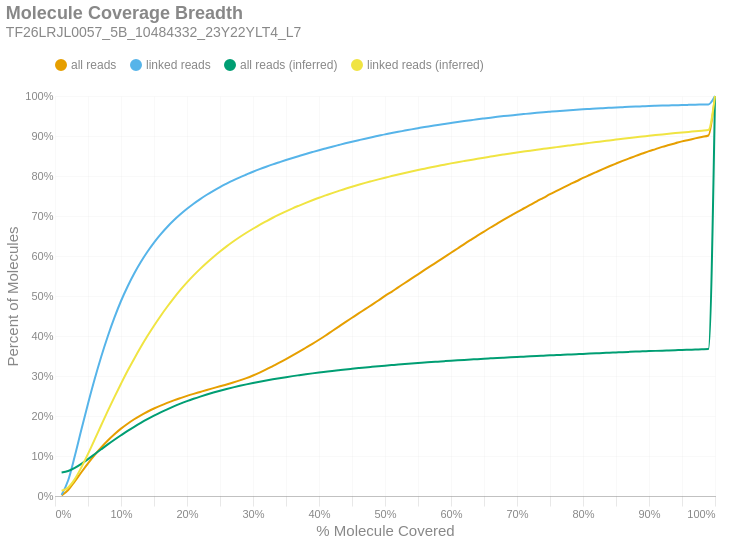

Write notebook code for a chart like this one.
### Markdown cell above
### Molecule Read Coverage
This chart shows molecule coverage breadth as computed by the number of bases aligned to that molecule. In other words, "*how much of each unique long molecule is actually sequenced/aligned?*" Keep in mind there is a distinction between sequences and alignments, since some sequences belonging to a particular molecule may not align well and wouldn't appear in the alignment data. This chart also shows molecule coverage breadth as computed by the *inferred fragment* from which the aligned sequences originate. Unlike read coverage, this calculation takes into account the total insert size, including unsequenced gaps between the forward and reverse reads. Like the previous figures, these are cumulative percents.

### Code cell
if SKIPLR:
    print_html(f"Skipped")
else:
    binned_df = consolidated_hist(valids['coverage_bp'], mask, 0.01, True)
    binned_df_inf = consolidated_hist(valids['coverage_inserts'], mask, 0.01, True)
    binned_df = binned_df.with_columns(pl.lit(binned_df_inf['all reads (cumsum)']).alias('all reads (inferred)'))
    binned_df = binned_df.with_columns(pl.lit(binned_df_inf['linked reads (cumsum)']).alias('linked reads (inferred)'))
    binned_df = binned_df.with_columns(
        (pl.col('bin').cast(pl.Float64) + 0.01).alias('right_edge')
    )

    with SafeRender(binned_df):
        (
            density_plot(binned_df, 'Molecule Coverage Breadth', samplename, 'molcov', ['all reads (inferred)','linked reads (inferred)'])
            .encode(
                #x=alt.X('bin:Q', title="% Molecule Covered").axis(format = '%').scale(padding=0),
                x=alt.X('right_edge:Q', title="% Molecule Covered").axis(format='%').scale(padding=0),
                y=alt.Y('value:Q', title='Percent of Molecules')
                    .axis(format='%')
                    .stack(False)
                    .scale(domainMin=0, padding=0),
                color=alt.Color("key:N").scale(domain = ["all reads", "linked reads", "all reads (inferred)", "linked reads (inferred)"]),
                tooltip = [
                    alt.Tooltip("key:N", title = "Data Type"),
                    alt.Tooltip("range_label:N", title="% Molecule Covered"),
                    alt.Tooltip("value:Q", format = ".2%", title="% Molecules")
                ]
            )
        ).display()

### Figure 1 — Vega-Lite specification as saved in the notebook (floating-point values rounded to 4 significant figures)
{"width": "container", "height": 400, "config": {"title": {"anchor": "start", "dy": -15, "fontSize": 18, "color": "#888888", "subtitleColor": "#888888", "subtitleFontSize": 14}, "arc": {"fill": "#0072B2"}, "axis": {"domainColor": "#888888", "domainWidth": 0.5, "gridWidth": 0.2, "grid": false, "titleFontWeight": 400, "titleFontSize": 15, "labelFontSize": 11, "labelColor": "#888888", "tickColor": "#888888", "tickWidth": 0.2, "titleColor": "#888888"}, "axisBand": {"grid": false}, "axisX": {"grid": true, "tickSize": 10, "domainCap": "round"}, "axisY": {"domain": false, "grid": true, "tickSize": 0, "domainCap": "round"}, "background": "transparent", "header": {"labelFontSize": 15, "labelColor": "#888888", "titleFontSize": 15, "titleFontWeight": 600, "titleColor": "#888888"}, "legend": {"labelFont": "sans-serif", "labelFontSize": 12, "labelColor": "#888888", "symbolSize": 100, "symbolType": "circle", "titleFontSize": 12, "titlePadding": 10, "titleColor": "#888888", "title": null, "orient": "top"}, "range": {"category": ["#E69F00", "#56B4E9", "#009E73", "#F0E442", "#0072B2", "#D55E00", "#CC79A7", "#000000"], "diverging": ["#cfe8f3", "#a2d4ec", "#73bfe2", "#46abdb", "#1696d2", "#12719e"]}, "area": {"fill": "#0072B2", "fillOpacity": 0.7, "line": true, "strokeOpacity": 0.7}, "line": {"color": "#0072B2", "stroke": "#0072B2", "strokeWidth": 2}, "trail": {"color": "#0072B2", "stroke": "#0072B2", "strokeWidth": 0, "size": 1}, "point": {"filled": true, "fillOpacity": 1.0, "size": 95}, "text": {"color": "#888888", "fontSize": 11, "align": "right", "fontWeight": 400, "size": 11}, "bar": {"fill": "#0072B2", "stroke": null}, "view": {"stroke": null, "continuousWidth": 660, "continuousHeight": 400}}, "data": {"name": "data-4362cc62f4096f264dce24c612c8426f"}, "mark": {"type": "line", "interpolate": "monotone", "point": {"opacity": 0, "size": 275}}, "encoding": {"color": {"field": "key", "scale": {"domain": ["all reads", "linked reads", "all reads (inferred)", "linked reads (inferred)"]}, "type": "nominal"}, "tooltip": [{"field": "key", "title": "Data Type", "type": "nominal"}, {"field": "range_label", "title": "% Molecule Covered", "type": "nominal"}, {"field": "value", "format": ".2%", "title": "% Molecules", "type": "quantitative"}], "x": {"axis": {"format": "%"}, "field": "right_edge", "scale": {"padding": 0}, "title": "% Molecule Covered", "type": "quantitative"}, "y": {"axis": {"format": "%"}, "field": "value", "scale": {"domainMin": 0, "padding": 0}, "stack": false, "title": "Percent of Molecules", "type": "quantitative"}}, "params": [{"name": "param_c36ac31b6afebe62", "select": {"type": "point", "fields": ["key"]}, "bind": "legend"}], "title": {"text": "Molecule Coverage Breadth", "subtitle": "TF26LRJL0057_5B_10484332_23Y22YLT4_L7"}, "transform": [{"fold": ["all reads (cumsum)", "linked reads (cumsum)", "all reads (inferred)", "linked reads (inferred)"]}, {"calculate": "replace(datum.key, ' (cumsum)', '')", "as": "key"}, {"filter": {"param": "param_c36ac31b6afebe62"}}], "usermeta": {"embedOptions": {"downloadFileName": "TF26LRJL0057_5B_10484332_23Y22YLT4_L7.molcov"}}, "$schema": "https://vega.github.io/schema/vega-lite/v6.4.1.json", "datasets": {"data-4362cc62f4096f264dce24c612c8426f": [{"bin": "0.0", "interval": "0.0-0.01", "all reads": 0.001432, "linked reads": 0.002795, "all reads (cumsum)": 0.001432, "linked reads (cumsum)": 0.002795, "range_label": "0.0-0.01", "all reads (inferred)": 0.05887, "linked reads (inferred)": 0.01309, "right_edge": 0.01}, {"bin": "0.01", "interval": "0.01-0.02", "all reads": 0.0137, "linked reads": 0.03653, "all reads (cumsum)": 0.01513, "linked reads (cumsum)": 0.03933, "range_label": "0.01-0.02", "all reads (inferred)": 0.06246, "linked reads (inferred)": 0.02131, "right_edge": 0.02}, {"bin": "0.02", "interval": "0.02-0.03", "all reads": 0.02145, "linked reads": 0.0605, "all reads (cumsum)": 0.03658, "linked reads (cumsum)": 0.09983, "range_label": "0.02-0.03", "all reads (inferred)": 0.07019, "linked reads (inferred)": 0.04221, "right_edge": 0.03}, {"bin": "0.03", "interval": "0.03-0.04", "all reads": 0.02281, "linked reads": 0.06628, "all reads (cumsum)": 0.05939, "linked reads (cumsum)": 0.1661, "range_label": "0.03-0.04", "all reads (inferred)": 0.08058, "linked reads (inferred)": 0.07169, "right_edge": 0.04}, {"bin": "0.04", "interval": "0.04-0.05", "all reads": 0.02206, "linked reads": 0.06452, "all reads (cumsum)": 0.08145, "linked reads (cumsum)": 0.2306, "range_label": "0.04-0.05", "all reads (inferred)": 0.09227, "linked reads (inferred)": 0.1053, "right_edge": 0.05}, {"bin": "0.05", "interval": "0.05-0.06", "all reads": 0.02069, "linked reads": 0.061, "all reads (cumsum)": 0.1021, "linked reads (cumsum)": 0.2916, "range_label": "0.05-0.06", "all reads (inferred)": 0.1045, "linked reads (inferred)": 0.141, "right_edge": 0.06}, {"bin": "0.06", "interval": "0.06-0.07", "all reads": 0.01909, "linked reads": 0.05649, "all reads (cumsum)": 0.1212, "linked reads (cumsum)": 0.3481, "range_label": "0.06-0.07", "all reads (inferred)": 0.1168, "linked reads (inferred)": 0.1769, "right_edge": 0.07}, {"bin": "0.07", "interval": "0.07-0.08", "all reads": 0.01736, "linked reads": 0.05136, "all reads (cumsum)": 0.1386, "linked reads (cumsum)": 0.3995, "range_label": "0.07-0.08", "all reads (inferred)": 0.1289, "linked reads (inferred)": 0.2127, "right_edge": 0.08}, {"bin": "0.08", "interval": "0.08-0.09", "all reads": 0.01568, "linked reads": 0.04638, "all reads (cumsum)": 0.1543, "linked reads (cumsum)": 0.4459, "range_label": "0.08-0.09", "all reads (inferred)": 0.1406, "linked reads (inferred)": 0.2473, "right_edge": 0.09}, {"bin": "0.09", "interval": "0.09-0.1", "all reads": 0.0141, "linked reads": 0.04163, "all reads (cumsum)": 0.1684, "linked reads (cumsum)": 0.4875, "range_label": "0.09-0.1", "all reads (inferred)": 0.1519, "linked reads (inferred)": 0.2806, "right_edge": 0.1}, {"bin": "0.1", "interval": "0.1-0.11", "all reads": 0.01239, "linked reads": 0.0364, "all reads (cumsum)": 0.1808, "linked reads (cumsum)": 0.5239, "range_label": "0.1-0.11", "all reads (inferred)": 0.1628, "linked reads (inferred)": 0.313, "right_edge": 0.11}, {"bin": "0.11", "interval": "0.11-0.12", "all reads": 0.01107, "linked reads": 0.03236, "all reads (cumsum)": 0.1918, "linked reads (cumsum)": 0.5562, "range_label": "0.11-0.12", "all reads (inferred)": 0.173, "linked reads (inferred)": 0.3433, "right_edge": 0.12}, {"bin": "0.12", "interval": "0.12-0.13", "all reads": 0.009908, "linked reads": 0.02872, "all reads (cumsum)": 0.2017, "linked reads (cumsum)": 0.585, "range_label": "0.12-0.13", "all reads (inferred)": 0.1828, "linked reads (inferred)": 0.3724, "right_edge": 0.13}, {"bin": "0.13", "interval": "0.13-0.14", "all reads": 0.008893, "linked reads": 0.0256, "all reads (cumsum)": 0.2106, "linked reads (cumsum)": 0.6106, "range_label": "0.13-0.14", "all reads (inferred)": 0.1921, "linked reads (inferred)": 0.3998, "right_edge": 0.14}, {"bin": "0.14", "interval": "0.14-0.15", "all reads": 0.008138, "linked reads": 0.02305, "all reads (cumsum)": 0.2188, "linked reads (cumsum)": 0.6336, "range_label": "0.14-0.15", "all reads (inferred)": 0.2008, "linked reads (inferred)": 0.4257, "right_edge": 0.15}, {"bin": "0.15", "interval": "0.15-0.16", "all reads": 0.00733, "linked reads": 0.02045, "all reads (cumsum)": 0.2261, "linked reads (cumsum)": 0.6541, "range_label": "0.15-0.16", "all reads (inferred)": 0.209, "linked reads (inferred)": 0.4501, "right_edge": 0.16}, {"bin": "0.16", "interval": "0.16-0.17", "all reads": 0.006718, "linked reads": 0.01845, "all reads (cumsum)": 0.2328, "linked reads (cumsum)": 0.6725, "range_label": "0.16-0.17", "all reads (inferred)": 0.2167, "linked reads (inferred)": 0.4731, "right_edge": 0.17}, {"bin": "0.17", "interval": "0.17-0.18", "all reads": 0.006229, "linked reads": 0.01675, "all reads (cumsum)": 0.239, "linked reads (cumsum)": 0.6893, "range_label": "0.17-0.18", "all reads (inferred)": 0.224, "linked reads (inferred)": 0.4948, "right_edge": 0.18}, {"bin": "0.18", "interval": "0.18-0.19", "all reads": 0.005704, "linked reads": 0.01494, "all reads (cumsum)": 0.2447, "linked reads (cumsum)": 0.7042, "range_label": "0.18-0.19", "all reads (inferred)": 0.2309, "linked reads (inferred)": 0.5152, "right_edge": 0.19}, {"bin": "0.19", "interval": "0.19-0.2", "all reads": 0.005475, "linked reads": 0.01383, "all reads (cumsum)": 0.2502, "linked reads (cumsum)": 0.718, "range_label": "0.19-0.2", "all reads (inferred)": 0.2372, "linked reads (inferred)": 0.534, "right_edge": 0.2}, {"bin": "0.2", "interval": "0.2-0.21", "all reads": 0.005084, "linked reads": 0.01276, "all reads (cumsum)": 0.2553, "linked reads (cumsum)": 0.7308, "range_label": "0.2-0.21", "all reads (inferred)": 0.2431, "linked reads (inferred)": 0.5515, "right_edge": 0.21}, {"bin": "0.21", "interval": "0.21-0.22", "all reads": 0.004824, "linked reads": 0.0115, "all reads (cumsum)": 0.2601, "linked reads (cumsum)": 0.7423, "range_label": "0.21-0.22", "all reads (inferred)": 0.2486, "linked reads (inferred)": 0.5678, "right_edge": 0.22}, {"bin": "0.22", "interval": "0.22-0.23", "all reads": 0.004808, "linked reads": 0.01077, "all reads (cumsum)": 0.2649, "linked reads (cumsum)": 0.7531, "range_label": "0.22-0.23", "all reads (inferred)": 0.2537, "linked reads (inferred)": 0.5831, "right_edge": 0.23}, {"bin": "0.23", "interval": "0.23-0.24", "all reads": 0.004684, "linked reads": 0.009973, "all reads (cumsum)": 0.2696, "linked reads (cumsum)": 0.763, "range_label": "0.23-0.24", "all reads (inferred)": 0.2586, "linked reads (inferred)": 0.5976, "right_edge": 0.24}, {"bin": "0.24", "interval": "0.24-0.25", "all reads": 0.004717, "linked reads": 0.009295, "all reads (cumsum)": 0.2743, "linked reads (cumsum)": 0.7723, "range_label": "0.24-0.25", "all reads (inferred)": 0.2632, "linked reads (inferred)": 0.6112, "right_edge": 0.25}, {"bin": "0.25", "interval": "0.25-0.26", "all reads": 0.004573, "linked reads": 0.008518, "all reads (cumsum)": 0.2789, "linked reads (cumsum)": 0.7808, "range_label": "0.25-0.26", "all reads (inferred)": 0.2675, "linked reads (inferred)": 0.624, "right_edge": 0.26}, {"bin": "0.26", "interval": "0.26-0.27", "all reads": 0.004904, "linked reads": 0.008194, "all reads (cumsum)": 0.2838, "linked reads (cumsum)": 0.789, "range_label": "0.26-0.27", "all reads (inferred)": 0.2716, "linked reads (inferred)": 0.6361, "right_edge": 0.27}, {"bin": "0.27", "interval": "0.27-0.28", "all reads": 0.005243, "linked reads": 0.007581, "all reads (cumsum)": 0.2891, "linked reads (cumsum)": 0.7966, "range_label": "0.27-0.28", "all reads (inferred)": 0.2754, "linked reads (inferred)": 0.6474, "right_edge": 0.28}, {"bin": "0.28", "interval": "0.28-0.29", "all reads": 0.005679, "linked reads": 0.007052, "all reads (cumsum)": 0.2947, "linked reads (cumsum)": 0.8037, "range_label": "0.28-0.29", "all reads (inferred)": 0.279, "linked reads (inferred)": 0.6581, "right_edge": 0.29}, {"bin": "0.29", "interval": "0.29-0.3", "all reads": 0.006492, "linked reads": 0.0069, "all reads (cumsum)": 0.3012, "linked reads (cumsum)": 0.8106, "range_label": "0.29-0.3", "all reads (inferred)": 0.2824, "linked reads (inferred)": 0.6681, "right_edge": 0.3}, {"bin": "0.3", "interval": "0.3-0.31", "all reads": 0.007197, "linked reads": 0.006512, "all reads (cumsum)": 0.3084, "linked reads (cumsum)": 0.8171, "range_label": "0.3-0.31", "all reads (inferred)": 0.2857, "linked reads (inferred)": 0.6778, "right_edge": 0.31}, {"bin": "0.31", "interval": "0.31-0.32", "all reads": 0.007887, "linked reads": 0.00613, "all reads (cumsum)": 0.3163, "linked reads (cumsum)": 0.8232, "range_label": "0.31-0.32", "all reads (inferred)": 0.2887, "linked reads (inferred)": 0.6869, "right_edge": 0.32}, {"bin": "0.32", "interval": "0.32-0.33", "all reads": 0.008429, "linked reads": 0.005849, "all reads (cumsum)": 0.3247, "linked reads (cumsum)": 0.8291, "range_label": "0.32-0.33", "all reads (inferred)": 0.2917, "linked reads (inferred)": 0.6956, "right_edge": 0.33}, {"bin": "0.33", "interval": "0.33-0.34", "all reads": 0.008466, "linked reads": 0.005454, "all reads (cumsum)": 0.3332, "linked reads (cumsum)": 0.8345, "range_label": "0.33-0.34", "all reads (inferred)": 0.2945, "linked reads (inferred)": 0.7038, "right_edge": 0.34}, {"bin": "0.34", "interval": "0.34-0.35", "all reads": 0.008952, "linked reads": 0.005391, "all reads (cumsum)": 0.3422, "linked reads (cumsum)": 0.8399, "range_label": "0.34-0.35", "all reads (inferred)": 0.2972, "linked reads (inferred)": 0.7117, "right_edge": 0.35}, {"bin": "0.35", "interval": "0.35-0.36", "all reads": 0.009236, "linked reads": 0.005253, "all reads (cumsum)": 0.3514, "linked reads (cumsum)": 0.8452, "range_label": "0.35-0.36", "all reads (inferred)": 0.2997, "linked reads (inferred)": 0.7192, "right_edge": 0.36}, {"bin": "0.36", "interval": "0.36-0.37", "all reads": 0.00946, "linked reads": 0.005041, "all reads (cumsum)": 0.3609, "linked reads (cumsum)": 0.8502, "range_label": "0.36-0.37", "all reads (inferred)": 0.302, "linked reads (inferred)": 0.7261, "right_edge": 0.37}, {"bin": "0.37", "interval": "0.37-0.38", "all reads": 0.009801, "linked reads": 0.004928, "all reads (cumsum)": 0.3707, "linked reads (cumsum)": 0.8551, "range_label": "0.37-0.38", "all reads (inferred)": 0.3043, "linked reads (inferred)": 0.7328, "right_edge": 0.38}, {"bin": "0.38", "interval": "0.38-0.39", "all reads": 0.009785, "linked reads": 0.004662, "all reads (cumsum)": 0.3804, "linked reads (cumsum)": 0.8598, "range_label": "0.38-0.39", "all reads (inferred)": 0.3066, "linked reads (inferred)": 0.7394, "right_edge": 0.39}, {"bin": "0.39", "interval": "0.39-0.4", "all reads": 0.01026, "linked reads": 0.004608, "all reads (cumsum)": 0.3907, "linked reads (cumsum)": 0.8644, "range_label": "0.39-0.4", "all reads (inferred)": 0.3087, "linked reads (inferred)": 0.7457, "right_edge": 0.4}, {"bin": "0.4", "interval": "0.4-0.41", "all reads": 0.01063, "linked reads": 0.004472, "all reads (cumsum)": 0.4013, "linked reads (cumsum)": 0.8689, "range_label": "0.4-0.41", "all reads (inferred)": 0.3107, "linked reads (inferred)": 0.7515, "right_edge": 0.41}, {"bin": "0.41", "interval": "0.41-0.42", "all reads": 0.01116, "linked reads": 0.004433, "all reads (cumsum)": 0.4125, "linked reads (cumsum)": 0.8733, "range_label": "0.41-0.42", "all reads (inferred)": 0.3127, "linked reads (inferred)": 0.7573, "right_edge": 0.42}, {"bin": "0.42", "interval": "0.42-0.43", "all reads": 0.01109, "linked reads": 0.004236, "all reads (cumsum)": 0.4236, "linked reads (cumsum)": 0.8775, "range_label": "0.42-0.43", "all reads (inferred)": 0.3146, "linked reads (inferred)": 0.7628, "right_edge": 0.43}, {"bin": "0.43", "interval": "0.43-0.44", "all reads": 0.01107, "linked reads": 0.004187, "all reads (cumsum)": 0.4346, "linked reads (cumsum)": 0.8817, "range_label": "0.43-0.44", "all reads (inferred)": 0.3164, "linked reads (inferred)": 0.7683, "right_edge": 0.44}, {"bin": "0.44", "interval": "0.44-0.45", "all reads": 0.0109, "linked reads": 0.003993, "all reads (cumsum)": 0.4455, "linked reads (cumsum)": 0.8857, "range_label": "0.44-0.45", "all reads (inferred)": 0.3181, "linked reads (inferred)": 0.7732, "right_edge": 0.45}, {"bin": "0.45", "interval": "0.45-0.46", "all reads": 0.01091, "linked reads": 0.003851, "all reads (cumsum)": 0.4565, "linked reads (cumsum)": 0.8896, "range_label": "0.45-0.46", "all reads (inferred)": 0.3198, "linked reads (inferred)": 0.778, "right_edge": 0.46}, {"bin": "0.46", "interval": "0.46-0.47", "all reads": 0.01067, "linked reads": 0.003801, "all reads (cumsum)": 0.4671, "linked reads (cumsum)": 0.8934, "range_label": "0.46-0.47", "all reads (inferred)": 0.3214, "linked reads (inferred)": 0.7827, "right_edge": 0.47}, {"bin": "0.47", "interval": "0.47-0.48", "all reads": 0.01089, "linked reads": 0.003629, "all reads (cumsum)": 0.478, "linked reads (cumsum)": 0.897, "range_label": "0.47-0.48", "all reads (inferred)": 0.3229, "linked reads (inferred)": 0.7871, "right_edge": 0.48}, {"bin": "0.48", "interval": "0.48-0.49", "all reads": 0.01066, "linked reads": 0.003535, "all reads (cumsum)": 0.4887, "linked reads (cumsum)": 0.9005, "range_label": "0.48-0.49", "all reads (inferred)": 0.3244, "linked reads (inferred)": 0.7915, "right_edge": 0.49}, {"bin": "0.49", "interval": "0.49-0.5", "all reads": 0.01174, "linked reads": 0.003551, "all reads (cumsum)": 0.5004, "linked reads (cumsum)": 0.9041, "range_label": "0.49-0.5", "all reads (inferred)": 0.3258, "linked reads (inferred)": 0.7957, "right_edge": 0.5}, {"bin": "0.5", "interval": "0.5-0.51", "all reads": 0.01001, "linked reads": 0.003165, "all reads (cumsum)": 0.5104, "linked reads (cumsum)": 0.9073, "range_label": "0.5-0.51", "all reads (inferred)": 0.3272, "linked reads (inferred)": 0.7998, "right_edge": 0.51}, {"bin": "0.51", "interval": "0.51-0.52", "all reads": 0.0113, "linked reads": 0.003217, "all reads (cumsum)": 0.5217, "linked reads (cumsum)": 0.9105, "range_label": "0.51-0.52", "all reads (inferred)": 0.3286, "linked reads (inferred)": 0.8038, "right_edge": 0.52}, {"bin": "0.52", "interval": "0.52-0.53", "all reads": 0.01084, "linked reads": 0.00303, "all reads (cumsum)": 0.5326, "linked reads (cumsum)": 0.9135, "range_label": "0.52-0.53", "all reads (inferred)": 0.3299, "linked reads (inferred)": 0.8077, "right_edge": 0.53}, {"bin": "0.53", "interval": "0.53-0.54", "all reads": 0.01099, "linked reads": 0.003097, "all reads (cumsum)": 0.5436, "linked reads (cumsum)": 0.9166, "range_label": "0.53-0.54", "all reads (inferred)": 0.3312, "linked reads (inferred)": 0.8114, "right_edge": 0.54}, {"bin": "0.54", "interval": "0.54-0.55", "all reads": 0.01065, "linked reads": 0.002929, "all reads (cumsum)": 0.5542, "linked reads (cumsum)": 0.9195, "range_label": "0.54-0.55", "all reads (inferred)": 0.3324, "linked reads (inferred)": 0.8149, "right_edge": 0.55}, {"bin": "0.55", "interval": "0.55-0.56", "all reads": 0.01093, "linked reads": 0.002897, "all reads (cumsum)": 0.5651, "linked reads (cumsum)": 0.9224, "range_label": "0.55-0.56", "all reads (inferred)": 0.3336, "linked reads (inferred)": 0.8183, "right_edge": 0.56}, {"bin": "0.56", "interval": "0.56-0.57", "all reads": 0.01068, "linked reads": 0.002598, "all reads (cumsum)": 0.5758, "linked reads (cumsum)": 0.925, "range_label": "0.56-0.57", "all reads (inferred)": 0.3348, "linked reads (inferred)": 0.8218, "right_edge": 0.57}, {"bin": "0.57", "interval": "0.57-0.58", "all reads": 0.01053, "linked reads": 0.002721, "all reads (cumsum)": 0.5863, "linked reads (cumsum)": 0.9277, "range_label": "0.57-0.58", "all reads (inferred)": 0.3359, "linked reads (inferred)": 0.825, "right_edge": 0.58}, {"bin": "0.58", "interval": "0.58-0.59", "all reads": 0.01085, "linked reads": 0.002463, "all reads (cumsum)": 0.5972, "linked reads (cumsum)": 0.9302, "range_label": "0.58-0.59", "all reads (inferred)": 0.337, "linked reads (inferred)": 0.8283, "right_edge": 0.59}, {"bin": "0.59", "interval": "0.59-0.6", "all reads": 0.01089, "linked reads": 0.00243, "all reads (cumsum)": 0.6081, "linked reads (cumsum)": 0.9326, "range_label": "0.59-0.6", "all reads (inferred)": 0.3381, "linked reads (inferred)": 0.8315, "right_edge": 0.6}, {"bin": "0.6", "interval": "0.6-0.61", "all reads": 0.01074, "linked reads": 0.002402, "all reads (cumsum)": 0.6188, "linked reads (cumsum)": 0.935, "range_label": "0.6-0.61", "all reads (inferred)": 0.3392, "linked reads (inferred)": 0.8346, "right_edge": 0.61}, {"bin": "0.61", "interval": "0.61-0.62", "all reads": 0.01108, "linked reads": 0.002303, "all reads (cumsum)": 0.6299, "linked reads (cumsum)": 0.9373, "range_label": "0.61-0.62", "all reads (inferred)": 0.3402, "linked reads (inferred)": 0.8375, "right_edge": 0.62}, {"bin": "0.62", "interval": "0.62-0.63", "all reads": 0.01054, "linked reads": 0.002191, "all reads (cumsum)": 0.6404, "linked reads (cumsum)": 0.9395, "range_label": "0.62-0.63", "all reads (inferred)": 0.3412, "linked reads (inferred)": 0.8403, "right_edge": 0.63}, {"bin": "0.63", "interval": "0.63-0.64", "all reads": 0.01031, "linked reads": 0.002201, "all reads (cumsum)": 0.6507, "linked reads (cumsum)": 0.9417, "range_label": "0.63-0.64", "all reads (inferred)": 0.3421, "linked reads (inferred)": 0.843, "right_edge": 0.64}, {"bin": "0.64", "interval": "0.64-0.65", "all reads": 0.01023, "linked reads": 0.002101, "all reads (cumsum)": 0.661, "linked reads (cumsum)": 0.9438, "range_label": "0.64-0.65", "all reads (inferred)": 0.3431, "linked reads (inferred)": 0.8458, "right_edge": 0.65}, {"bin": "0.65", "interval": "0.65-0.66", "all reads": 0.01032, "linked reads": 0.00207, "all reads (cumsum)": 0.6713, "linked reads (cumsum)": 0.9459, "range_label": "0.65-0.66", "all reads (inferred)": 0.3441, "linked reads (inferred)": 0.8486, "right_edge": 0.66}, {"bin": "0.66", "interval": "0.66-0.67", "all reads": 0.009822, "linked reads": 0.002024, "all reads (cumsum)": 0.6811, "linked reads (cumsum)": 0.9479, "range_label": "0.66-0.67", "all reads (inferred)": 0.345, "linked reads (inferred)": 0.8513, "right_edge": 0.67}, {"bin": "0.67", "interval": "0.67-0.68", "all reads": 0.00973, "linked reads": 0.001807, "all reads (cumsum)": 0.6908, "linked reads (cumsum)": 0.9497, "range_label": "0.67-0.68", "all reads (inferred)": 0.3459, "linked reads (inferred)": 0.8538, "right_edge": 0.68}, {"bin": "0.68", "interval": "0.68-0.69", "all reads": 0.009535, "linked reads": 0.001696, "all reads (cumsum)": 0.7004, "linked reads (cumsum)": 0.9514, "range_label": "0.68-0.69", "all reads (inferred)": 0.3468, "linked reads (inferred)": 0.8563, "right_edge": 0.69}, {"bin": "0.69", "interval": "0.69-0.7", "all reads": 0.009407, "linked reads": 0.001722, "all reads (cumsum)": 0.7098, "linked reads (cumsum)": 0.9531, "range_label": "0.69-0.7", "all reads (inferred)": 0.3476, "linked reads (inferred)": 0.8587, "right_edge": 0.7}, {"bin": "0.7", "interval": "0.7-0.71", "all reads": 0.008964, "linked reads": 0.00164, "all reads (cumsum)": 0.7187, "linked reads (cumsum)": 0.9548, "range_label": "0.7-0.71", "all reads (inferred)": 0.3484, "linked reads (inferred)": 0.8611, "right_edge": 0.71}, {"bin": "0.71", "interval": "0.71-0.72", "all reads": 0.008907, "linked reads": 0.001634, "all reads (cumsum)": 0.7276, "linked reads (cumsum)": 0.9564, "range_label": "0.71-0.72", "all reads (inferred)": 0.3493, "linked reads (inferred)": 0.8634, "right_edge": 0.72}, {"bin": "0.72", "interval": "0.72-0.73", "all reads": 0.009108, "linked reads": 0.001493, "all reads (cumsum)": 0.7368, "linked reads (cumsum)": 0.9579, "range_label": "0.72-0.73", "all reads (inferred)": 0.35, "linked reads (inferred)": 0.8657, "right_edge": 0.73}, {"bin": "0.73", "interval": "0.73-0.74", "all reads": 0.008684, "linked reads": 0.00141, "all reads (cumsum)": 0.7454, "linked reads (cumsum)": 0.9593, "range_label": "0.73-0.74", "all reads (inferred)": 0.3508, "linked reads (inferred)": 0.8678, "right_edge": 0.74}, {"bin": "0.74", "interval": "0.74-0.75", "all reads": 0.008994, "linked reads": 0.001355, "all reads (cumsum)": 0.7544, "linked reads (cumsum)": 0.9607, "range_label": "0.74-0.75", "all reads (inferred)": 0.3516, "linked reads (inferred)": 0.87, "right_edge": 0.75}, {"bin": "0.75", "interval": "0.75-0.76", "all reads": 0.008241, "linked reads": 0.001336, "all reads (cumsum)": 0.7627, "linked reads (cumsum)": 0.962, "range_label": "0.75-0.76", "all reads (inferred)": 0.3523, "linked reads (inferred)": 0.8722, "right_edge": 0.76}, {"bin": "0.76", "interval": "0.76-0.77", "all reads": 0.008309, "linked reads": 0.001228, "all reads (cumsum)": 0.771, "linked reads (cumsum)": 0.9632, "range_label": "0.76-0.77", "all reads (inferred)": 0.3531, "linked reads (inferred)": 0.8743, "right_edge": 0.77}, {"bin": "0.77", "interval": "0.77-0.78", "all reads": 0.008076, "linked reads": 0.001174, "all reads (cumsum)": 0.7791, "linked reads (cumsum)": 0.9644, "range_label": "0.77-0.78", "all reads (inferred)": 0.3539, "linked reads (inferred)": 0.8765, "right_edge": 0.78}, {"bin": "0.78", "interval": "0.78-0.79", "all reads": 0.007803, "linked reads": 0.001064, "all reads (cumsum)": 0.7869, "linked reads (cumsum)": 0.9655, "range_label": "0.78-0.79", "all reads (inferred)": 0.3546, "linked reads (inferred)": 0.8786, "right_edge": 0.79}, {"bin": "0.79", "interval": "0.79-0.8", "all reads": 0.008252, "linked reads": 0.001176, "all reads (cumsum)": 0.7951, "linked reads (cumsum)": 0.9667, "range_label": "0.79-0.8", "all reads (inferred)": 0.3553, "linked reads (inferred)": 0.8806, "right_edge": 0.8}, {"bin": "0.8", "interval": "0.8-0.81", "all reads": 0.007438, "linked reads": 0.0009989, "all reads (cumsum)": 0.8026, "linked reads (cumsum)": 0.9677, "range_label": "0.8-0.81", "all reads (inferred)": 0.3561, "linked reads (inferred)": 0.8828, "right_edge": 0.81}, {"bin": "0.81", "interval": "0.81-0.82", "all reads": 0.007326, "linked reads": 0.001027, "all reads (cumsum)": 0.8099, "linked reads (cumsum)": 0.9687, "range_label": "0.81-0.82", "all reads (inferred)": 0.3568, "linked reads (inferred)": 0.8849, "right_edge": 0.82}, {"bin": "0.82", "interval": "0.82-0.83", "all reads": 0.007297, "linked reads": 0.0009147, "all reads (cumsum)": 0.8172, "linked reads (cumsum)": 0.9696, "range_label": "0.82-0.83", "all reads (inferred)": 0.3575, "linked reads (inferred)": 0.8869, "right_edge": 0.83}, {"bin": "0.83", "interval": "0.83-0.84", "all reads": 0.007097, "linked reads": 0.0008913, "all reads (cumsum)": 0.8243, "linked reads (cumsum)": 0.9705, "range_label": "0.83-0.84", "all reads (inferred)": 0.3582, "linked reads (inferred)": 0.889, "right_edge": 0.84}, {"bin": "0.84", "interval": "0.84-0.85", "all reads": 0.006807, "linked reads": 0.000883, "all reads (cumsum)": 0.8311, "linked reads (cumsum)": 0.9714, "range_label": "0.84-0.85", "all reads (inferred)": 0.3589, "linked reads (inferred)": 0.891, "right_edge": 0.85}, {"bin": "0.85", "interval": "0.85-0.86", "all reads": 0.006646, "linked reads": 0.0007354, "all reads (cumsum)": 0.8377, "linked reads (cumsum)": 0.9721, "range_label": "0.85-0.86", "all reads (inferred)": 0.3596, "linked reads (inferred)": 0.8931, "right_edge": 0.86}, {"bin": "0.86", "interval": "0.86-0.87", "all reads": 0.00632, "linked reads": 0.000734, "all reads (cumsum)": 0.844, "linked reads (cumsum)": 0.9728, "range_label": "0.86-0.87", "all reads (inferred)": 0.3603, "linked reads (inferred)": 0.8951, "right_edge": 0.87}, {"bin": "0.87", "interval": "0.87-0.88", "all reads": 0.006365, "linked reads": 0.0007078, "all reads (cumsum)": 0.8504, "linked reads (cumsum)": 0.9735, "range_label": "0.87-0.88", "all reads (inferred)": 0.361, "linked reads (inferred)": 0.897, "right_edge": 0.88}, {"bin": "0.88", "interval": "0.88-0.89", "all reads": 0.005897, "linked reads": 0.0006636, "all reads (cumsum)": 0.8563, "linked reads (cumsum)": 0.9742, "range_label": "0.88-0.89", "all reads (inferred)": 0.3616, "linked reads (inferred)": 0.8987, "right_edge": 0.89}, {"bin": "0.89", "interval": "0.89-0.9", "all reads": 0.005887, "linked reads": 0.0006774, "all reads (cumsum)": 0.8622, "linked reads (cumsum)": 0.9749, "range_label": "0.89-0.9", "all reads (inferred)": 0.3622, "linked reads (inferred)": 0.9005, "right_edge": 0.9}, {"bin": "0.9", "interval": "0.9-0.91", "all reads": 0.005108, "linked reads": 0.0005574, "all reads (cumsum)": 0.8673, "linked reads (cumsum)": 0.9754, "range_label": "0.9-0.91", "all reads (inferred)": 0.3628, "linked reads (inferred)": 0.9023, "right_edge": 0.91}, {"bin": "0.91", "interval": "0.91-0.92", "all reads": 0.005583, "linked reads": 0.0005312, "all reads (cumsum)": 0.8729, "linked reads (cumsum)": 0.976, "range_label": "0.91-0.92", "all reads (inferred)": 0.3634, "linked reads (inferred)": 0.904, "right_edge": 0.92}, {"bin": "0.92", "interval": "0.92-0.93", "all reads": 0.004498, "linked reads": 0.0004843, "all reads (cumsum)": 0.8774, "linked reads (cumsum)": 0.9765, "range_label": "0.92-0.93", "all reads (inferred)": 0.364, "linked reads (inferred)": 0.9056, "right_edge": 0.93}, {"bin": "0.93", "interval": "0.93-0.94", "all reads": 0.004585, "linked reads": 0.0004788, "all reads (cumsum)": 0.882, "linked reads (cumsum)": 0.9769, "range_label": "0.93-0.94", "all reads (inferred)": 0.3645, "linked reads (inferred)": 0.9073, "right_edge": 0.94}, {"bin": "0.94", "interval": "0.94-0.95", "all reads": 0.004604, "linked reads": 0.0004884, "all reads (cumsum)": 0.8866, "linked reads (cumsum)": 0.9774, "range_label": "0.94-0.95", "all reads (inferred)": 0.3651, "linked reads (inferred)": 0.9088, "right_edge": 0.95}, {"bin": "0.95", "interval": "0.95-0.96", "all reads": 0.003593, "linked reads": 0.0004015, "all reads (cumsum)": 0.8902, "linked reads (cumsum)": 0.9778, "range_label": "0.95-0.96", "all reads (inferred)": 0.3656, "linked reads (inferred)": 0.9103, "right_edge": 0.96}, {"bin": "0.96", "interval": "0.96-0.97", "all reads": 0.00388, "linked reads": 0.000396, "all reads (cumsum)": 0.894, "linked reads (cumsum)": 0.9782, "range_label": "0.96-0.97", "all reads (inferred)": 0.3662, "linked reads (inferred)": 0.9118, "right_edge": 0.97}, {"bin": "0.97", "interval": "0.97-0.98", "all reads": 0.003579, "linked reads": 0.0003394, "all reads (cumsum)": 0.8976, "linked reads (cumsum)": 0.9786, "range_label": "0.97-0.98", "all reads (inferred)": 0.3667, "linked reads (inferred)": 0.9133, "right_edge": 0.98}, {"bin": "0.98", "interval": "0.98-0.99", "all reads": 0.003658, "linked reads": 0.0003477, "all reads (cumsum)": 0.9013, "linked reads (cumsum)": 0.9789, "range_label": "0.98-0.99", "all reads (inferred)": 0.3673, "linked reads (inferred)": 0.9149, "right_edge": 0.99}, {"bin": "0.99", "interval": "0.99-1.0", "all reads": 0.09872, "linked reads": 0.02108, "all reads (cumsum)": 1.0, "linked reads (cumsum)": 1.0, "range_label": "0.99-1.0", "all reads (inferred)": 1.0, "linked reads (inferred)": 1.0, "right_edge": 1.0}]}}
